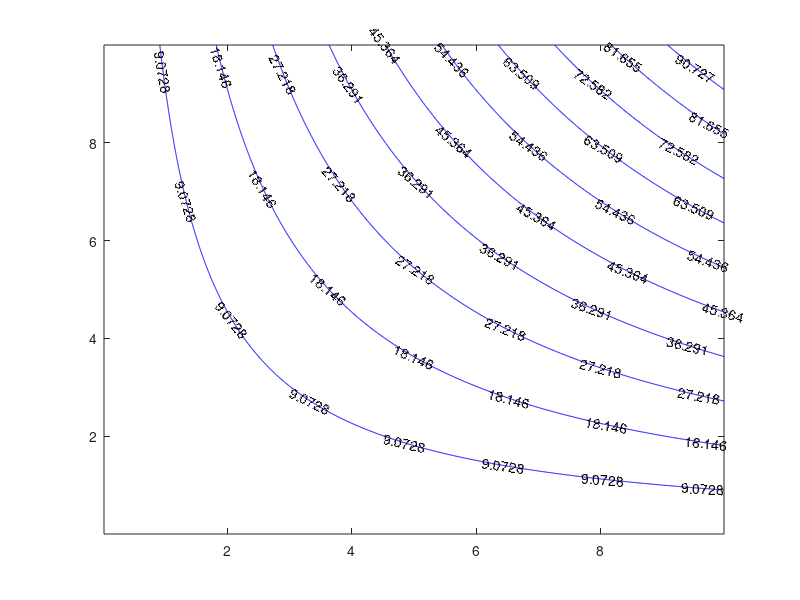

MATLAB code for this plot: (Note: this script raises an error after producing the figure.)
% Contract curve example:
close all
fontSizeAx = 16

X = 10;
Y = 10;

y_c_curve = @(x_a) 2 * Y .* x_a ./ (X + x_a);



y_a = .01:0.01:9.99;
x_a = y_a';
U_a = x_a*y_a;
U_b = (X - x_a).^(2/3)*(Y - y_a).^(1/3);



%Plotting
fig_name = 'Edgeworth';
fig_width = 1600;               % Window Horizontal Size
fig_heigth = 900;               % Window Vertical Size
fig_posx = 100;                 % Window position (Lower left corner)
fig_posy = 100;                 % Window position (Lower left corner)
hh = figure('Position', [fig_posx fig_posy fig_width fig_heigth]);
[~,c_a] = contour(x_a, y_a, U_a','blue', 'ShowText','on');
c_a.LineWidth = 3;
xlim([0 X])
ylim([0 Y])


a = get(gca,'XTickLabel');
set(gca,'XTickLabel',a,'fontsize',fontSizeAx)
ylabel('$y^A$', ...
    'interpreter','latex', 'fontsize', 2*fontSizeAx)
xlabel('$x^A$',...
    'interpreter','latex', 'fontsize', 2*fontSizeAx)

x_to_label = [5];
y_to_label = [10];
 labelpoints(x_to_label, y_to_label, {'$x_B$'}, ...
     'interpreter','latex', 'fontsize', 2* fontSizeAx, 'position', 'N')
 x_to_label = [0];
y_to_label = [0];
 labelpoints(x_to_label, y_to_label, {'$O_A$'}, ...
     'interpreter','latex', 'fontsize', 2* fontSizeAx, 'position', 'SW')
x_to_label = [10];
y_to_label = [5];
 labelpoints(x_to_label, y_to_label, {'$y_B$'}, ...
     'interpreter','latex', 'fontsize', 2* fontSizeAx, 'position', 'E')
 x_to_label = [10];
y_to_label = [10];
 labelpoints(x_to_label, y_to_label, {'$O_B$'}, ...
     'interpreter','latex', 'fontsize', 2* fontSizeAx, 'position', 'NE')
  
 
fname = fig_name;
set(gcf,'PaperPositionMode','auto');
%hgsave(fname);
print('-depsc',fname,'-painters');

hold on

[~,c_b] = contour(x_a, y_a, U_b', 'red', 'ShowText','on');
c_b.LineWidth = 3;

fname = [fig_name '_2'];
set(gcf,'PaperPositionMode','auto');
%hgsave(fname);
print('-depsc',fname,'-painters');


fplot(y_c_curve, [1e-6 X-1e-6], 'LineWidth', 3)
fname = [fig_name '_3'];
set(gcf,'PaperPositionMode','auto');
%hgsave(fname);
print('-depsc',fname,'-painters');

hh = figure('Position', [fig_posx fig_posy fig_width fig_heigth]);
fplot(y_c_curve, [1e-6 X-1e-6], 'LineWidth', 3)

a = get(gca,'XTickLabel');
set(gca,'XTickLabel',a,'fontsize',fontSizeAx)
ylabel('$y^A$', ...
    'interpreter','latex', 'fontsize', 2*fontSizeAx)
xlabel('$x^A$',...
    'interpreter','latex', 'fontsize', 2*fontSizeAx)

fname = [fig_name '_contract'];
set(gcf,'PaperPositionMode','auto');
%hgsave(fname);
print('-depsc',fname,'-painters');



x_to_label = [5];
y_to_label = [10];
 labelpoints(x_to_label, y_to_label, {'$x_B$'}, ...
     'interpreter','latex', 'fontsize', 2* fontSizeAx, 'position', 'N')
 x_to_label = [0];
y_to_label = [0];
 labelpoints(x_to_label, y_to_label, {'$O_A$'}, ...
     'interpreter','latex', 'fontsize', 2* fontSizeAx, 'position', 'SW')
x_to_label = [10];
y_to_label = [5];
 labelpoints(x_to_label, y_to_label, {'$y_B$'}, ...
     'interpreter','latex', 'fontsize', 2* fontSizeAx, 'position', 'E')
 x_to_label = [10];
y_to_label = [10];
 labelpoints(x_to_label, y_to_label, {'$O_B$'}, ...
     'interpreter','latex', 'fontsize', 2* fontSizeAx, 'position', 'NE')
 
 %% PART 2: PPF
 
 beta = 4;
 gamma = 1;
 alpha = 2/3;
 L = 1;
 
grid_p = 0.01:0.5:100;
 
y_b = L./(grid_p*(beta/gamma) + 1);
y_a = L- y_b;

fig_name = 'PPF';
fig_width = 1600;               % Window Horizontal Size
fig_heigth = 900;               % Window Vertical Size
fig_posx = 100;                 % Window position (Lower left corner)
fig_posy = 100;                 % Window position (Lower left corner)
hh = figure('Position', [fig_posx fig_posy fig_width fig_heigth]);

plot(y_a, y_b)


y_a_p =  0.01:0.01:1;
y_b_p =  0.01:0.01:1;
U = (y_a_p').^alpha * (y_b_p).^(1-alpha);
hold on
contour(y_a_p, y_b_p, U')
%%
fontSizeAx=16;
beta = .3;
alpha = .5;
y_b_p =  [0.001:0.01:1 1];
y_a_p = (1 - y_b_p.^(1/beta)).^(alpha);

y_a_c = [0:0.01:3];
y_b_c = [0:0.01:3];
U = y_a_c'*y_b_c;
% 
% figure()
% hold on
% plot(y_a_p, y_b_p)
% contour(y_a_c, y_b_c, U', [0:0.01:0.59])
fig_name = 'PPF';
fig_width = 1600;               % Window Horizontal Size
fig_heigth = 900;               % Window Vertical Size
fig_posx = 100;                 % Window position (Lower left corner)
fig_posy = 100;                 % Window position (Lower left corner)
hh = figure('Position', [fig_posx fig_posy fig_width fig_heigth]);

hold on
plot(y_a_p, y_b_p, 'LineWidth', 3)
contour(y_a_c, y_b_c, U', [0.589 0.589], 'LineWidth', 3)
xlim([0,1.5])
ylim([0,1.5])
% y_a = .7949 y_b = .741
intercept = 2* .7949;
p = .7949/.741;
x_end = intercept/p;
plot([0:0.01:x_end], intercept - p*[0:0.01:x_end], 'LineWidth', 2, 'LineStyle', '-.')

a = get(gca,'XTickLabel');
set(gca,'XTickLabel',a,'fontsize',fontSizeAx)
ylabel('$y^B$', ...
    'interpreter','latex', 'fontsize', 2*fontSizeAx)
xlabel('$y^A$',...
    'interpreter','latex', 'fontsize', 2*fontSizeAx)


fname = [fig_name];
set(gcf,'PaperPositionMode','auto');
%hgsave(fname);
print('-depsc',fname,'-painters');
%p = .7949/.741


%%
hh = figure('Position', [fig_posx fig_posy fig_width fig_heigth]);

hold on
plot(y_a_p, y_b_p, 'LineWidth', 3)
xlim([0,1.5])
ylim([0,1.5])

a = get(gca,'XTickLabel');
set(gca,'XTickLabel',a,'fontsize',fontSizeAx)
ylabel('$y^B$', ...
    'interpreter','latex', 'fontsize', 2*fontSizeAx)
xlabel('$y^A$',...
    'interpreter','latex', 'fontsize', 2*fontSizeAx)


fname = [fig_name '_only'];
set(gcf,'PaperPositionMode','auto');
%hgsave(fname);
print('-depsc',fname,'-painters');

contour(y_a_c, y_b_c, U', 0.589:0.02:.7, 'LineWidth', 3)


% y_a = .7949 y_b = .741
intercept = 2* .7949;
p = .7949/.741;
x_end = intercept/p;
plot([0:0.01:x_end], intercept - p*[0:0.01:x_end], 'LineWidth', 2, 'LineStyle', '-.')


fname = [fig_name '_2'];
set(gcf,'PaperPositionMode','auto');
%hgsave(fname);
print('-depsc',fname,'-painters');
 